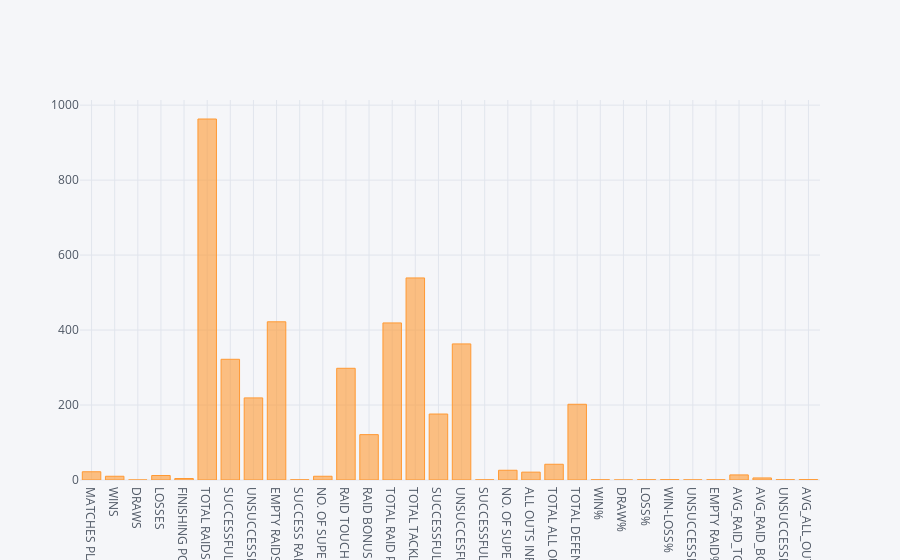

Notebook source saved alongside this figure:
### Code cell
df3.iplot(kind='bar')

### Figure 1 — Plotly figure (JSON) as saved in the notebook; plotly's stock layout.template omitted (floating-point values rounded to 4 significant figures)
{"data": [{"marker": {"color": "rgba(255, 153, 51, 0.6)", "line": {"color": "rgba(255, 153, 51, 1.0)", "width": 1}}, "name": "SEASON 5", "orientation": "v", "text": "", "type": "bar", "uid": "bd487140-902a-442a-a845-c17b73dc43b7", "x": ["MATCHES PLAYED", "WINS", "DRAWS", "LOSSES", "FINISHING POSITION", "TOTAL RAIDS", "SUCCESSFUL RAIDS", "UNSUCCESSFUL RAID", "EMPTY RAIDS", "SUCCESS RAID %", "NO. OF SUPER RAIDS", "RAID TOUCH POINTS", "RAID BONUS POINTS", "TOTAL RAID POINTS", "TOTAL TACKLES", "SUCCESSFUL TACKLES", "UNSUCCESFUL TACKLES", "SUCCESSFUL TACKLE %", "NO. OF SUPER TACKLES", "ALL OUTS INFLICTED", "TOTAL ALL OUT POINTS", "TOTAL DEFENCE POINTS", "WIN%", "DRAW%", "LOSS%", "WIN-LOSS%", "UNSUCCESSFUL RAID%", "EMPTY RAID%", "AVG_RAID_TOUCH_POINT", "AVG_RAID_BONUS_POINT", "UNSUCCESSFUL TACKLE%", "AVG_ALL_OUTS"], "y": [22, 10, 0, 12, 4, 963, 322, 219, 422, 0.44, 10, 298, 121, 419, 539, 176, 363, 0.37, 26, 21, 42, 202, 0.4545, 0, 0.5455, 0.8333, 0.2274, 0.4382, 13.55, 5.5, 0.6735, 0.9545]}], "layout": {"legend": {"bgcolor": "#F5F6F9", "font": {"color": "#4D5663"}}, "paper_bgcolor": "#F5F6F9", "plot_bgcolor": "#F5F6F9", "title": {"font": {"color": "#4D5663"}}, "xaxis": {"gridcolor": "#E1E5ED", "showgrid": true, "tickfont": {"color": "#4D5663"}, "title": {"font": {"color": "#4D5663"}, "text": ""}, "zerolinecolor": "#E1E5ED"}, "yaxis": {"gridcolor": "#E1E5ED", "showgrid": true, "tickfont": {"color": "#4D5663"}, "title": {"font": {"color": "#4D5663"}, "text": ""}, "zerolinecolor": "#E1E5ED"}}}
